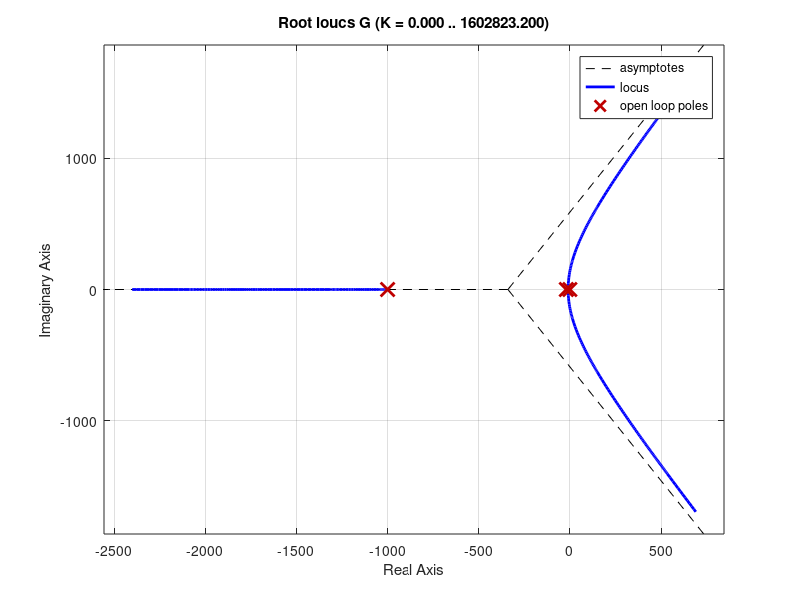

Reproduce this figure in MATLAB. (Note: this script raises an error after producing the figure.)
%% Sam Masten, Jeffrey Whitenack, Dean Bui
%  MAE435
%  Compensator Design Project

%% Given Values

J = 1; %Nms^2/rad
b = 20; %kgs/m
R = 1; %ohms
K_m = 5; %Nm/A
L = 0.001; %H

%% Uncompensated Design

%G
numG = [5]; 
denG = conv([1 20 0],[0.001 1]);
G = tf(numG,denG);

rlocus(G)

%% Compensator Design

%Given Values
t_s = 0.03; %s
Mp = 0.05;
e_ss = 0;

%Calculate damping ratio
syms damp
assume(damp,'real')
damp = double(vpasolve(Mp == exp( (-pi*damp) / sqrt(1-(damp^2)) ),damp,[0,1]));

%Calculate natural frequency
w_n = 4.0 / (t_s*damp);

%Calculate sigma
sigma = damp*w_n;

%Calculate w_d
w_d = w_n * sqrt(1-(damp^2));

%% TF Without Disturbance
%% Initial Compensator Design

%G
numG = [5]; 
denG = conv([1 20 0],[0.001 1]);
G = tf(numG,denG);

%Gc
numGc = conv([7.948e8],[1 127.76]);
denGc = [1 18347.81];
Gc = tf(numGc,denGc);

%Closed Loop TF
G_cl = G * Gc;

%Plot step response
figure(1)
step(feedback(G_cl,1));

%% Second Compensator Design

%% K = 1000
%G
numG = [5]; 
denG = conv([1 20 0],[0.001 1]);
G = tf(numG,denG);

%Gc
numGc = conv([1000],[1 20]);
denGc = [1 732.4];
Gc = tf(numGc,denGc);

%Closed Loop TF
G_cl = G * Gc;

%Plot step response
figure(1)
step(feedback(G_cl,1));

%% K = 100,000
%G
numG = [5]; 
denG = conv([1 20 0],[0.001 1]);
G = tf(numG,denG);

%Gc
numGc = conv([100000],[1 20]);
denGc = [1 732.4];
Gc = tf(numGc,denGc);

%Closed Loop TF
G_cl = G * Gc;

%Plot step response
figure(1)
step(feedback(G_cl,1));

%% K = 15,000

%G
numG = [5]; 
denG = conv([1 20 0],[0.001 1]);
G = tf(numG,denG);

%Gc
numGc = conv([15000],[1 20]);
denGc = [1 732.4];
Gc = tf(numGc,denGc);

%Closed Loop TF
G_cl = G * Gc;

%Plot step response
figure(1)
step(feedback(G_cl,1));

%% K= 30,000

%G
numG = [5]; 
denG = conv([1 20 0],[0.001 1]);
G = tf(numG,denG);

%Gc
numGc = conv([30000],[1 20]);
denGc = [1 732.4];
Gc = tf(numGc,denGc);

%Closed Loop TF
G_cl = G * Gc;

%Plot step response
figure(1)
step(feedback(G_cl,1));

%% TF With Disturbance

%H1
numH1 = [1]; 
denH1 = [1 20 0];
H1 = tf(numH1,denH1);

%H2
numH2 = [5]; 
denH2 = conv([1 20 0],[0.001 1]);
H2 = tf(numH2,denH2);

%Gc
numGc = conv([30000],[1 20]);
denGc = [1 732];
Gc = tf(numGc,denGc);

%Closed Loop TF
G_cl = H1 / (1 + Gc*H2);

%Plot step response
figure(1)
step(feedback(G_cl,1));

